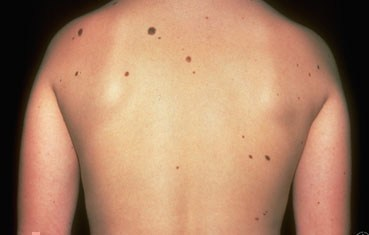
#> input picture Test_Images/mole2.0.jpg, 369 x 235 px, found by its file name
$ python New_Mole_Detector_CV_B.py   (older library calls are emulated)
#> lines starting #> are read from the running program, lines starting #| are printed output that depends on the picture; after the words box and inside, x2 and y2 are one past the last pixel; in counts of white or black regions, pixels touching at a corner belong together
#!/usr/bin/env python3
# -*- coding: utf-8 -*-
"""
Created on Mon Feb 11 13:01:35 2019

@author: 2020shatgiskessell
"""

import sys
sys.path.insert(0, '/Users/2020shatgiskessell/anaconda3/pkgs/opencv-3.3.1-py36h60a5f38_1/lib/python3.6/site-packages/opencv3')
import cv2
import numpy as np
import timeit
import matplotlib.pyplot as plt
from scipy.spatial import distance
from sklearn.cluster import DBSCAN
import warnings
#ヽ(≧Д≦)ノ
warnings.filterwarnings("ignore")

#start = timeit.default_timer()

class Blob ():
    # [8 lines left out: function __init__, not called in this run]


img = cv2.imread("/Users/2020shatgiskessell/Desktop/New_Mole_Detector/Test_Images/mole2.0.jpg")
#> img is the input picture: shape (235, 369, 3); mean B, G, R 101.1, 128.6, 169.2
#img2 = cv2.imread("/Users/2020shatgiskessell/Desktop/New_Mole_Detector/Test_Images/mole4.1.jpg")

template = cv2.imread("/Users/2020shatgiskessell/Desktop/New_Mole_Detector/Test_Images/gaus2d.jpg")
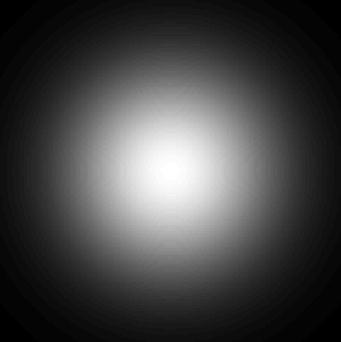
#> input picture Test_Images/gaus2d.jpg, 341 x 342 px, found by its file name
#> template is the input picture: shape (342, 341, 3); min 0, max 255, mean 68.1

#SKIN DETECTOR CNN
#https://github.com/HasnainRaz/Skin-Segmentation-TensorFlow

# [19 lines left out: functions draw_blobs, draw_blobs_coordinates, display_blob_info, not called in this run]

def sliding_window(image, stepSize, windowSize):
    blobs_found = []
    #blobs = []
    # slide a window across the image
    image = cv2.cvtColor(img,cv2.COLOR_BGR2GRAY)
    #blur1 = cv2.GaussianBlur(img,(3,3),0)
    _, thresh = cv2.threshold(image, 0,255, cv2.THRESH_BINARY_INV + cv2.THRESH_OTSU)

    for y in range(0, image.shape[0], stepSize):
        for x in range(0, image.shape[1], stepSize):
            # identify moles on  current window
            #blobs.append(identify_moles(image[y:y + windowSize[1], x:x + windowSize[0]]))\
            blobs = identify_moles(thresh[y:y + windowSize[1], x:x + windowSize[0]],x,y)
            blobs_found.extend(blobs)
# [9 lines of commented-out code are left out]
    return blobs_found
# [8 lines left out: function compute_circularity, not called in this run]

def blob_detector (img):
    blobs = []
    #get connected components of fg
    output = cv2.connectedComponentsWithStats(img, 4, cv2.CV_32S)
    # Get the results
    # The first cell is the number of labels
    num_labels = output[0]
    # The second cell is the label matrix
    labels = output[1]
    # The third cell is the stat matrix
    stats = output[2]
    # The fourth cell is the centroid matrix
    centroids = output[3]
    #print (centroids)
    #print(np.where(labels == 2))
    component_centroids = {}
    for centroid in centroids:
        #get x,y coordinates of centroids
        x,y = centroid
        #get corrosposding component for each centroid
        component = labels[int(y)][int(x)]
        #print(component)
        #save in dictionary
        component_centroids[component] = list(centroid)

    for i in range (0, num_labels):
        #get component centroid coordinates
        try:
            x,y = component_centroids.get(i)
        except Exception as e:
            print (e)
        x = int(x)
        y = int(y)
        print (str(x) + "," + str(y))

        #compute circularity
        width = stats[i,cv2.CC_STAT_WIDTH]
        height = stats[i, cv2.CC_STAT_HEIGHT]
        radius = (height + width)/2


        circularity = compute_circularity (radius)
        #print ("width: " + str(width) + " ,height: " + str(height) + " ,radius: " + str(radius))
        if 1.1 > circularity > 0.9:
            blob = Blob()
            blob.radius = radius
            blob.x = x
            blob.y = y
            #remove everything except for component i to create isolated component matrix
            component_matrix = [[1 if m== i else 0 for m in marker] for marker in labels]
            blob.matrix = component_matrix
            blobs.append(blob)
    #imshow_components(labels)
    return blobs


def identify_moles (image_window, x, y):
    #create blob detctor
    blobs = blob_detector(image_window)
    #get blob information and store it
    for blob in blobs:
        blob.x = blob.x + x
        blob.y = blob.y + y
        #print ("rect is: (" + str(int(Blob.y -radius)) + "," + str(int(Blob.y +radius)) + "," + str(int( Blob.x-radius))+ "," + str(int( Blob.x+radius)) + ")")
        offset = 2
        blob.roi = image_window[int(blob.y -blob.radius)-offset:int(blob.y +blob.radius) + offset,int(blob.x-blob.radius) - offset:int(blob.x+blob.radius)+offset]
        #blob color
        blob.color = find_dominant_color(image_window[int(blob.y -blob.radius):int(blob.y +blob.radius),int(blob.x-blob.radius):int(blob.x+blob.radius)])
    return blobs
#--------------------------------------------------------------------------------------------------------
def mse(x, y):
    return np.linalg.norm(x - y)

# [172 lines left out: functions find_dominant_color, validate_blob, validate_blob2, get_centroid, validate_blob3, is_it_brown and 1 more, not called in this run]


def main (img):
    #resize image to 400x300 (4:3 aspect ratio)
    img = cv2.resize(img, (400,300))

    #remove everything in array
    #blobs_found.clear()

    #draw blobs on image
    img1 = img.copy()
    #img2 = img.copy()
    #img3 = img.copy()
    img4 = img.copy()

    #create sliding window to detect initial blobs
    blobs_found = sliding_window(img1, 4, [32,32])

    #remove false positive blobs using guassian structure similarity
    #validated_blobs = validate_blob(blobs_found, template,1800)

    #remove false positive blobs using euclidean distance
    #validated_blobs2 = validate_blob2(blobs_found, 60)


    #plot the mole coordinates
    x,y = plot_mole_coordinates(blobs_found)
    #plot_mole_coordinates(validated_blobs)
    #plot_mole_coordinates(validated_blobs2)

    #remove false positive blobs using DBSCAN clustering - PLAY AROUND WITH PARAMETERS
    x2,y2, n_moles = validate_blob3(x,y,30)

    #display blob properties
    #display_blob_info(blobs_found)


    draw_blobs(img, blobs_found)
    #draw_blobs(img2, validated_blobs)
    #draw_blobs(img3, validated_blobs2)
    draw_blobs_coordinates(img4, x2,y2)
    #----------------------------------
    cv2.imshow('all', img)
    # [6 lines of commented-out code are left out]


    cv2.waitKey(0)
    cv2.destroyAllWindows()
    return x2,y2, n_moles

main(img)
#> in main, `img = cv2.resize(img, (400,300))`:
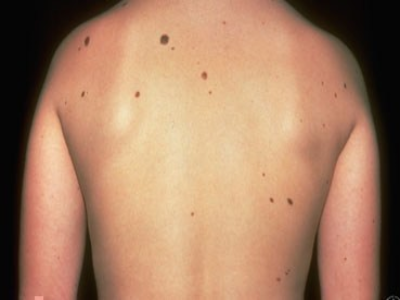
#> img: shape (300, 400, 3); mean of channels 0, 1, 2 101, 128.5, 169.1; drawn as B, G, R
#> in sliding_window, `image = cv2.cvtColor(img,cv2.COLOR_BGR2GRAY)`:
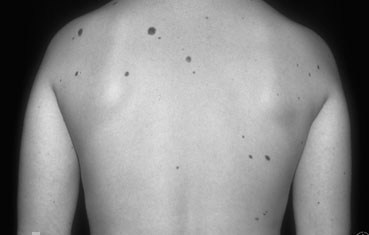
#> image: shape (235, 369); min 0, max 227, mean 137.6
#> in sliding_window, `_, thresh = cv2.threshold(image, 0,255, cv2.THRESH_BINARY_INV + cv2.TH..`:
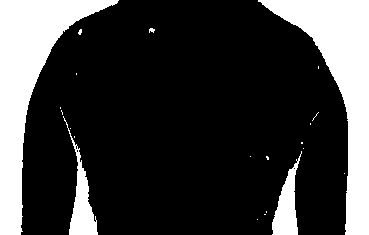
#> thresh: shape (235, 369); 23.4% white; 22 white regions (17 under 20 px), largest, box (x1, y1, x2, y2) and area: (0, 0, 119, 235) 9056, (258, 0, 369, 235) 8691, (63, 116, 98, 235) 1268, (272, 151, 302, 235) 1158, (149, 28, 155, 33) 21
#> the loop in sliding_window, `for y in range(0, image.shape[0], stepSize):` made 1 pass
#> after the loop in sliding_window, `for y in range(0, image.shape[0], stepSize):`: blobs_found = []
#> (the run stopped early here; a loop or call above may not have finished)
